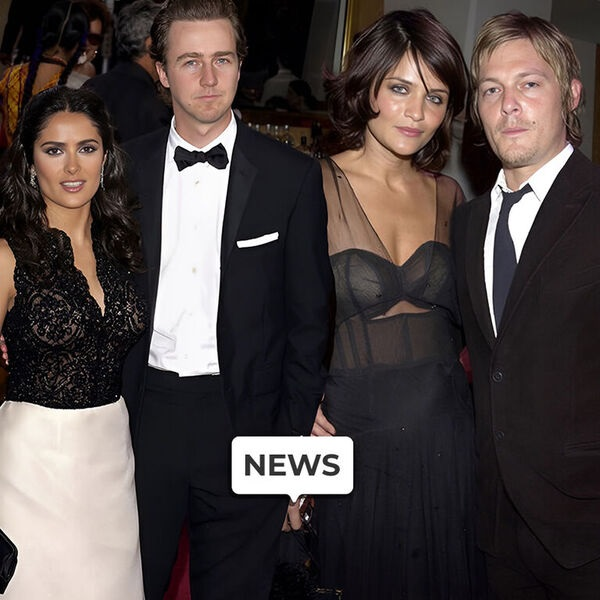
#> input picture pic.jpg, 600 x 600 px
$ python oooo.py
#> lines starting #> are read from the running program, lines starting #| are printed output that depends on the picture; after the words box and inside, x2 and y2 are one past the last pixel; in counts of white or black regions, pixels touching at a corner belong together
import cv2
import sys


imgPath = input("введите путь к картинке: ")
#> the answer given: pic.jpg
faceCascade = cv2.CascadeClassifier(
    cv2.data.haarcascades+'haarcascade_frontalface_default.xml')

img = cv2.imread(imgPath)
#> img is the input picture: shape (600, 600, 3); mean B, G, R 65.2, 66.7, 76
imgGray = cv2.cvtColor(img, cv2.COLOR_BGR2GRAY)
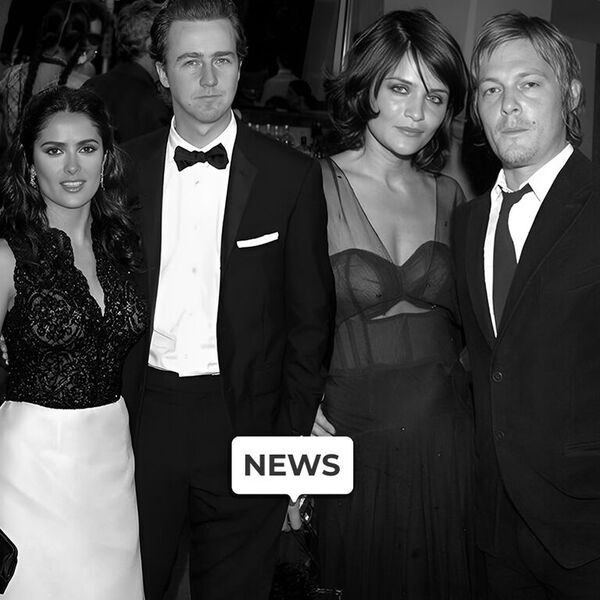
#> imgGray: shape (600, 600); min 0, max 255, mean 69.3

faces = faceCascade.detectMultiScale(
    imgGray,
    scaleFactor=1.1,
    minNeighbors=7,
    minSize=(30,30),
    flags = cv2.CASCADE_SCALE_IMAGE
)
#> faces = [[162, 25, 90, 90], [28, 116, 87, 87], [463, 52, 98, 98], [370, 59, 91, 91]]

print(f"Найдено лиц: {len(faces)}")
#| Найдено лиц: 4


if(len(faces)):
    print("Вывожу результат обнаружения на экран...")
    for (x ,y, w, h) in faces:
        cv2.rectangle(img, (x,y), (x+w, y+h), (255, 0, 0), 5)
#> this loop made 4 passes
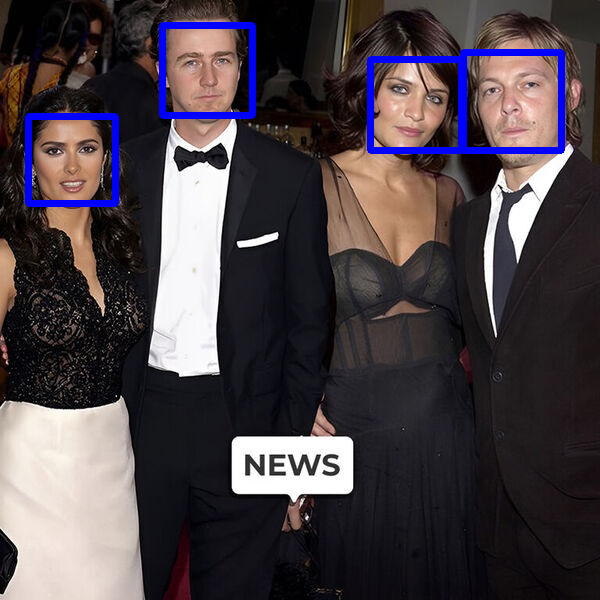
#> img: shape (600, 600, 3); 2.69% of pixels changed, all inside (x1, y1, x2, y2) = (25, 22, 565, 207)

    cv2.imshow("Найденные лица", img)
    cv2.waitKey(0)
